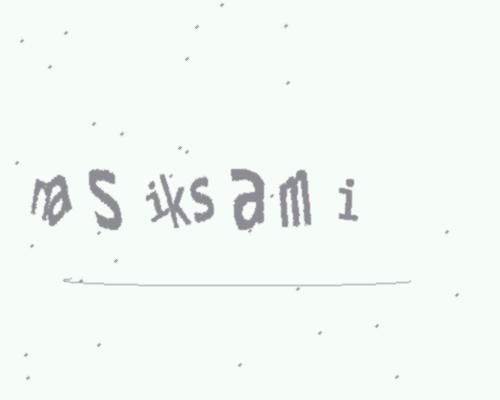
#> input picture Custom audio and image captcha creator with info visualization/demo.png, 500 x 400 px
$ jupyter execute --allow-errors 'Custom Captcha generator and audio visualization.ipynb'   (shell and % lines are left out)
#> lines starting #> are read from the running program, lines starting #| are printed output that depends on the picture
[cell 1]
#installation part

[cell 2]
#importing libraries
from captcha.image import ImageCaptcha

#> (a cell that did not finish here is left out)

#> (a cell that did not finish here is left out)

#> (a cell that did not finish here is left out)

[cell 6]
#Displaying the image file in the notebook
from IPython.display import Image
Image("demo.png")

[cell 7]
### image analysis

[cell 8]
import pandas as pd
import numpy as np
import matplotlib.pyplot as plt
from skimage.io import imread, imshow

image = imread('demo.png', as_gray=True)
#> image: shape (400, 500) float64; min 0.527, max 0.986, mean 0.971
imshow(image)
#> (this line was passed over: IPython is not available in this run)

[cell 9]
#we converted it into grayscale

[cell 10]
image.shape, image
#so basically this is the height and width of our captcha image

[cell 11]
#The image shape here is 500 x 400. Hence, the number of features should be 200,000.
#we can generate this using the reshape function from NumPy where we specify the dimension of the image:
#Here, we have our feature – which is a 1D array of length 200,000.

[cell 12]
#pixel features

features = np.reshape(image, (500*400))

features.shape, features

[cell 13]
#importing the required libraries
import numpy as np
from skimage.io import imread, imshow
from skimage.filters import prewitt_h,prewitt_v
import matplotlib.pyplot as plt

#reading the image
image = imread('demo.png',as_gray=True)

#calculating horizontal edges using prewitt kernel
edges_prewitt_horizontal = prewitt_h(image)
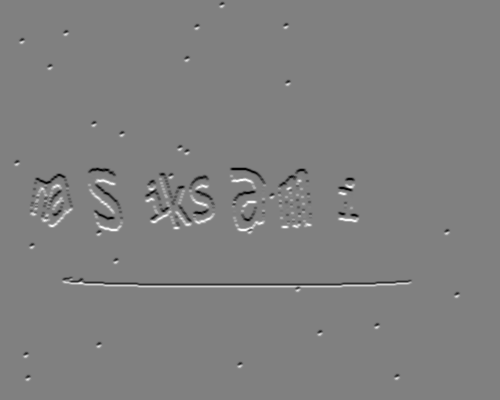
#> edges_prewitt_horizontal: shape (400, 500) float64; min -0.354, max 0.351, mean -3.77e-19; drawn with min black and max white
#calculating vertical edges using prewitt kernel
edges_prewitt_vertical = prewitt_v(image)
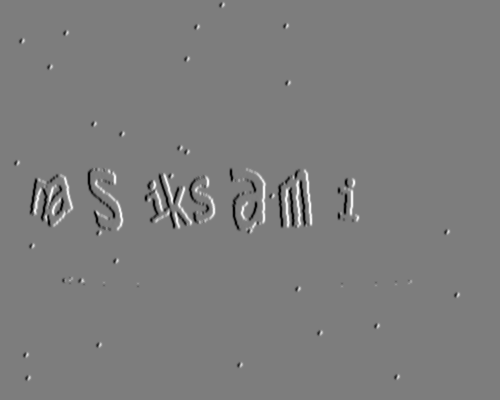
#> edges_prewitt_vertical: shape (400, 500) float64; min -0.356, max 0.369, mean -4.66e-20; drawn with min black and max white

imshow(edges_prewitt_vertical, cmap='gray')
#> (this line was passed over: IPython is not available in this run)

[cell 14]
#by this way we can extract the edges of in image

[cell 15]
#audio Captcha

[cell 16]
#importing library
from captcha.audio import AudioCaptcha

#> (a cell that did not finish here is left out)

#> (a cell that did not finish here is left out)

#> (a cell that did not finish here is left out)

[cell 20]
#lets try io play this audio on our notebook file.

[cell 21]
#loading our audio file
import librosa
#> (the rest of this cell did not finish here and is left out)

#> (a cell that did not finish here is left out)

[cell 23]
#lets listen to the captcha audio

[cell 24]
import IPython.display as ipd
ipd.Audio('demo.mp3')

[cell 25]
#lets do some visualization of the audio

[cell 26]
import matplotlib.pyplot as plt
import librosa.display

[cell 27]
plt.figure(figsize=(14, 5))
#> (this line was passed over: IPython is not available in this run)
